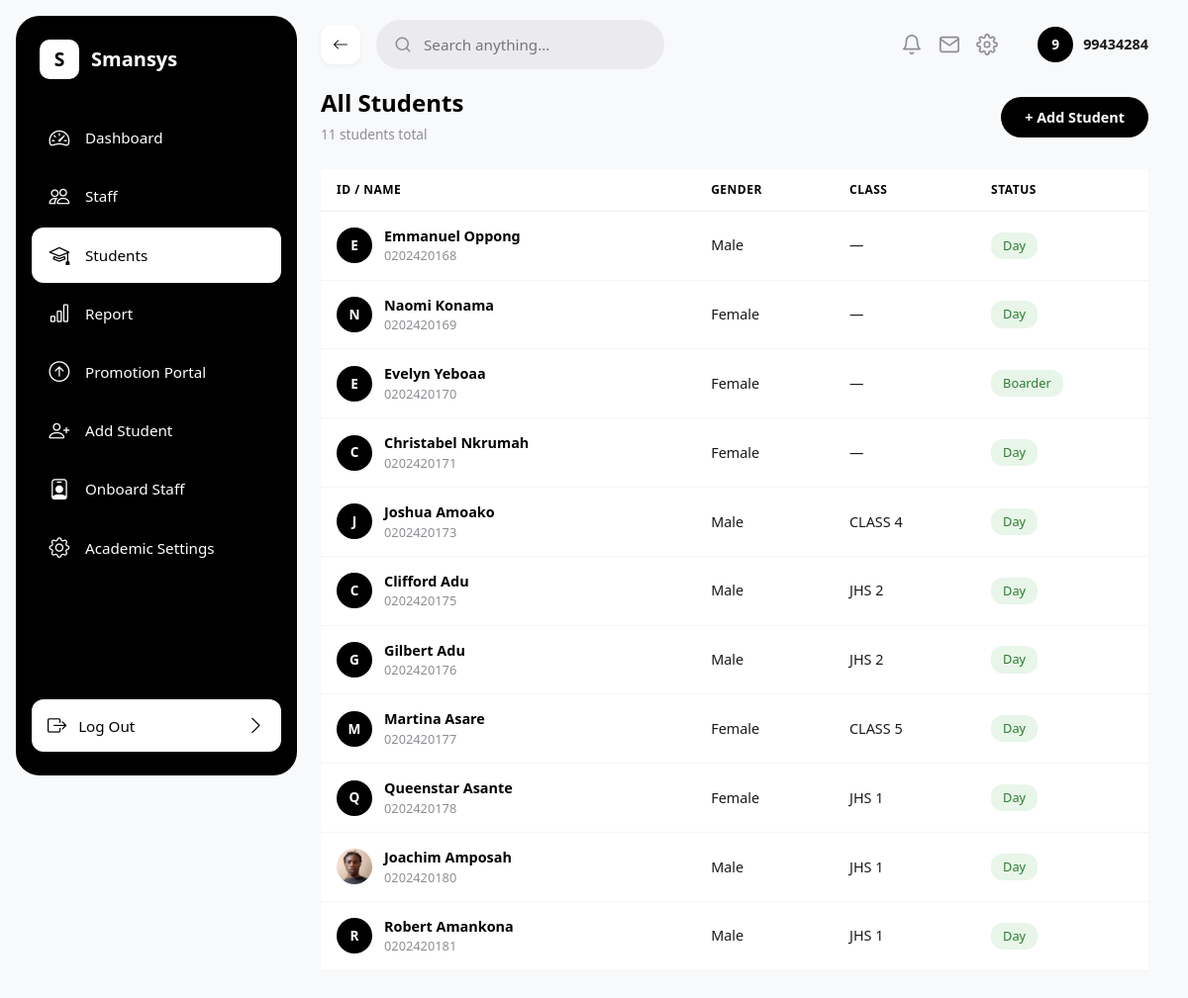
Page /students/ (signed in) on the committed database.
### sis/models.py (models this page shows, shortened)
class Student(models.Model):
    GENDER_CHOICES = [('Male', 'Male'), ('Female', 'Female')]
    STATUS_CHOICES = [('Day', 'Day'), ('Boarder', 'Boarder')]
    LIVING_WITH_CHOICES = [('Mother', 'Mother'), ('Father', 'Father'), ('Both', 'Both')]
    admission_number = models.CharField(max_length=50, unique=True)
    first_name = models.CharField(max_length=100)
    last_name = models.CharField(max_length=100)
    dob = models.DateField(verbose_name='Date of Birth')
    date_of_admission = models.DateField(default=date.today)
    gender = models.CharField(max_length=10, choices=GENDER_CHOICES)
    status = models.CharField(max_length=10, choices=STATUS_CHOICES)
    living_with = models.CharField(max_length=10, choices=LIVING_WITH_CHOICES, default='Both')
    previous_school_attended = models.CharField(max_length=255, default='N/A')
    profile_picture = models.ImageField(upload_to='students/profiles/', blank=True, null=True)
    father = models.ForeignKey(Parent, on_delete=models.SET_NULL, null=True, blank=True, related_name='father_of')
    mother = models.ForeignKey(Parent, on_delete=models.SET_NULL, null=True, blank=True, related_name='mother_of')
    @property
    def current_class(self):
        latest = self.enrollments.order_by('-date_enrolled').first()
        return latest.classroom if latest else None

class Enrollment(models.Model):
    student = models.ForeignKey('Student', on_delete=models.CASCADE, related_name='enrollments')
    classroom = models.ForeignKey('ClassRoom', on_delete=models.PROTECT, related_name='enrollments')
    term = models.CharField(max_length=20, default="Term 1")
    academic_year = models.CharField(max_length=20, default="2025/2026")
    date_enrolled = models.DateTimeField(auto_now_add=True)
    class Meta:
        unique_together = ('student', 'classroom', 'term', 'academic_year')

class ClassRoom(models.Model):
    class_name = models.CharField(max_length=50, unique=True)
    order = models.PositiveIntegerField(
        default=0,
        help_text="Used to sort classes hierarchically (e.g., Class 1 = 1, JHS 3 = 9)"
    )
    class Meta:
        ordering = ['order']
    def __str__(self):
        return self.class_name

### sis/views.py (the view)
# urls.py: path('students/', student_list_view, name='student_list'),
@login_required
def student_list_view(request):
    students = Student.objects.all()
    classrooms = ClassRoom.objects.all()
    return render(request, 'sis/student_list.html', {
        'students': students,
        'classrooms': classrooms,
    })

### sis/templates/sis/student_list.html (shortened to what this page needs)
{% extends 'sis/base.html' %}
{% load static %}
{% block content %}
<div class="d-flex justify-content-between align-items-center mb-4">
    <div>
        <h4 class="fw-bold mb-1" style="color: #000000;">All Students</h4>
        <span style="color: #8E8D93; font-size: 0.85rem;">{{ students|length }} students total</span>
    </div>
    <div>
        <a href="{% url 'student_registration' %}" style="background-color: #000000; color: #ffffff; border: none; border-radius: 25px; padding: 10px 24px; font-weight: 600; font-size: 0.9rem; text-decoration: none; display: inline-block; cursor: pointer;">+ Add Student</a>
    </div>
</div>
<div class="table-responsive">
    <table class="table table-hover align-middle" style="border-collapse: separate; border-spacing: 0;">
        <thead>
            <tr style="color: #8E8D93; font-size: 0.75rem; font-weight: 600; text-transform: uppercase; letter-spacing: 0.5px;">
                <th style="padding: 12px 16px; border-bottom: 1px solid #f0f0f0;">ID / Name</th>
                <th style="padding: 12px 16px; border-bottom: 1px solid #f0f0f0;">Gender</th>
                <th style="padding: 12px 16px; border-bottom: 1px solid #f0f0f0;">Class</th>
                <th style="padding: 12px 16px; border-bottom: 1px solid #f0f0f0;">Status</th>
            </tr>
        </thead>
        <tbody>
            {% for student in students %}
            <tr style="cursor: pointer; transition: background 0.15s;" onclick="window.location='{% url 'student_detail' student.id %}';">
                <td style="padding: 14px 16px; border-bottom: 1px solid #f5f5f5;">
                    <div style="display: flex; align-items: center; gap: 12px;">
                        {% if student.profile_picture %}
                        <img src="{{ student.profile_picture.url }}" alt="" style="width: 36px; height: 36px; border-radius: 50%; object-fit: cover;">
                        {% else %}
                        <span style="width: 36px; height: 36px; border-radius: 50%; background-color: #000000; color: #ffffff; display: flex; align-items: center; justify-content: center; font-weight: 700; font-size: 0.85rem; flex-shrink: 0;">{{ student.first_name|first|upper }}</span>
                        {% endif %}
                        <div>
                            <div style="font-weight: 600; color: #000000; font-size: 0.9rem;">{{ student.first_name }} {{ student.last_name }}</div>
                            <div style="color: #8E8D93; font-size: 0.8rem;">{{ student.admission_number }}</div>
                        </div>
                    </div>
                </td>
                <td style="padding: 14px 16px; border-bottom: 1px solid #f5f5f5; color: #1A1A1A; font-size: 0.9rem;">{{ student.gender }}</td>
                <td style="padding: 14px 16px; border-bottom: 1px solid #f5f5f5; color: #1A1A1A; font-size: 0.9rem;">{% if student.current_class %}{{ student.current_class }}{% else %}&mdash;{% endif %}</td>
                <td style="padding: 14px 16px; border-bottom: 1px solid #f5f5f5;">
                    <span style="background-color: #E8F5E9; color: #2E7D32; border-radius: 12px; padding: 4px 12px; font-weight: 500; font-size: 0.8rem; display: inline-block;">{{ student.status }}</span>
                </td>
            </tr>
            {% empty %}
            <tr>
                <td colspan="4" class="text-center py-5" style="color: #8E8D93;">No students registered yet.</td>
            </tr>
            {% endfor %}
        </tbody>
    </table>
</div>
{% endblock %}

### sis/templates/sis/base.html (shortened to what this page needs)
{% load static %}
<!DOCTYPE html>
<html lang="en">
<head>
    <link rel="stylesheet" href="{% static 'css/bootstrap.min.css' %}">
    <link rel="stylesheet" href="https://cdn.jsdelivr.net/npm/bootstrap-icons@1.11.3/font/bootstrap-icons.min.css">
</head>
<body>
{% if user.is_authenticated %}
<div class="app-layout" style="display: flex; min-height: 100vh; background-color: #F8F9FA;">
    <aside style="width: 284px; flex-shrink: 0; min-height: 100vh;">
        <div class="sidebar">
            <div>
                <div class="brand">
                    <div class="icon-box">S</div>
                    <span>Smansys</span>
                </div>
                <nav class="nav-links">
                    <a href="{% url 'dashboard' %}" class="{% if request.path == '/' or request.path == '/dashboard/' %}active{% endif %}">
                        <i class="bi bi-speedometer2"></i> Dashboard
                    </a>
                    <a href="{% url 'staff_list' %}" class="{% if request.path == '/staff/list/' %}active{% endif %}">
                        <i class="bi bi-people"></i> Staff
                    </a>
                    <a href="{% url 'student_list' %}" class="{% if request.path == '/students/' %}active{% endif %}">
                        <i class="bi bi-mortarboard"></i> Students
                    </a>
                    <a href="{% url 'reports' %}" class="{% if request.path == '/reports/' %}active{% endif %}">
                        <i class="bi bi-bar-chart"></i> Report
                    </a>
                    <a href="{% url 'promotion_portal' %}" class="{% if request.path == '/enrollment/portal/' %}active{% endif %}">
                        <i class="bi bi-arrow-up-circle"></i> Promotion Portal
                    </a>
                    <a href="{% url 'register_student' %}" class="{% if request.path == '/students/register/' %}active{% endif %}">
                        <i class="bi bi-person-plus"></i> Add Student
                    </a>
                    <a href="{% url 'register_staff' %}" class="{% if request.path == '/staff/register/' %}active{% endif %}">
                        <i class="bi bi-person-badge"></i> Onboard Staff
                    </a>
                    <a href="{% url 'academic_settings' %}" class="{% if request.path == '/settings/academic-session/' %}active{% endif %}">
                        <i class="bi bi-gear"></i> Academic Settings
                    </a>
                </nav>
            </div>
            <div class="logout-wrap">
                <a href="{% url 'logout' %}">
                    <span><i class="bi bi-box-arrow-right me-2"></i> Log Out</span>
                    <i class="bi bi-chevron-right"></i>
                </a>
            </div>
        </div>
    </aside>
    <div class="main-viewport" style="flex-grow: 1; display: flex; flex-direction: column; min-width: 0;">
        <header class="global-header" style="width: 100%; display: flex; align-items: center; justify-content: space-between; padding: 20px 40px; background-color: transparent;">
            <div class="header-left d-flex align-items-center gap-3">
                <button type="button" onclick="window.history.back();" class="back-btn" aria-label="Go back">
                    <i class="bi bi-arrow-left"></i>
                </button>
                <div class="header-search-field" style="position: relative;">
                    <svg width="18" height="18" viewBox="0 0 24 24" fill="none" stroke="#8E8D93" stroke-width="2" stroke-linecap="round" stroke-linejoin="round">
                        <circle cx="11" cy="11" r="8"/>
                        <path d="M21 21l-4.35-4.35"/>
                    </svg>
                    <input id="globalSearchInput" type="text" placeholder="Search anything..." style="flex: 1; border: none; outline: none; background: transparent; font-size: 0.95rem; color: #8E8D93; line-height: 1; min-width: 0;">
                </div>
            </div>
            <div class="header-right d-flex align-items-center" style="gap: 20px; margin-left: auto;">
                <div class="utility-group d-flex align-items-center gap-3">
                    <svg width="22" height="22" viewBox="0 0 24 24" fill="none" stroke="#8E8D93" stroke-width="1.8" stroke-linecap="round" stroke-linejoin="round" style="cursor: pointer;">
                        <path d="M18 8A6 6 0 0 0 6 8c0 7-3 9-3 9h18s-3-2-3-9"/>
                        <path d="M13.73 21a2 2 0 0 1-3.46 0"/>
                    </svg>
                    <svg width="22" height="22" viewBox="0 0 24 24" fill="none" stroke="#8E8D93" stroke-width="1.8" stroke-linecap="round" stroke-linejoin="round" style="cursor: pointer;">
                        <path d="M4 4h16c1.1 0 2 .9 2 2v12c0 1.1-.9 2-2 2H4c-1.1 0-2-.9-2-2V6c0-1.1.9-2 2-2z"/>
                        <polyline points="22,6 12,13 2,6"/>
                    </svg>
                </div>
                <div class="header-profile-pill d-flex align-items-center" style="gap: 10px; margin-left: 20px;">
                    <span style="width: 36px; height: 36px; display: flex; align-items: center; justify-content: center; border-radius: 50%; background-color: #000000; color: #ffffff; font-weight: 700; font-size: 0.85rem; line-height: 1;">
                        {{ request.user.username|first|upper }}
                    </span>
                    <span style="font-size: 0.9rem; font-weight: 600; color: #1A1A1A;">{{ request.user.username }}</span>
                </div>
            </div>
        </header>
        <main class="page-content-canvas" style="flex-grow: 1; padding: 0 40px 40px 40px;">
{% endif %}
            {% block content %}
            {% endblock %}
{% if user.is_authenticated %}
        </main>
    </div>
</div>
{% endif %}
</body>
</html>

### sis/templates/sis/base.html (style rules this page uses)
html, body { height: 100%; margin: 0; padding: 0; background-color: #f8fafc; }
.sidebar { width: 284px; min-width: 284px; height: calc(100vh - 32px); margin: 16px; background-color: #000000; border-radius: 24px; display: flex; flex-direction: column; justify-content: space-between; padding: 24px 16px; position: fixed; left: 0; top: 0; }
.sidebar .brand { display: flex; align-items: center; gap: 12px; padding: 0 8px; margin-bottom: 32px; }
.sidebar .brand .icon-box { width: 40px; height: 40px; background: #ffffff; border-radius: 10px; display: flex; align-items: center; justify-content: center; font-weight: 800; font-size: 1.2rem; color: #000000; }
.sidebar .brand span { font-size: 1.25rem; font-weight: 700; color: #ffffff; }
.sidebar .nav-links { flex: 1; display: flex; flex-direction: column; gap: 4px; }
.sidebar .nav-links a { display: flex; align-items: center; gap: 14px; padding: 12px 16px; color: #ffffff; text-decoration: none; border-radius: 12px; font-size: 0.95rem; font-weight: 400; transition: all 0.2s ease-in-out; }
.sidebar .nav-links a.active { background: #ffffff; color: #000000; font-weight: 500; }
.sidebar .nav-links a i { font-size: 1.3rem; width: 24px; text-align: center; }
.sidebar .logout-wrap { padding-top: 16px; }
.sidebar .logout-wrap a { display: flex; align-items: center; justify-content: space-between; padding: 12px 16px; background: #ffffff; color: #000000; text-decoration: none; border-radius: 12px; font-weight: 500; font-size: 0.95rem; transition: opacity 0.15s; }
.sidebar .logout-wrap a i { font-size: 1.2rem; }
.header-search-field { flex: 1; height: 50px; display: flex; align-items: center; background-color: #EBEAEF; border-radius: 25px; padding: 0 18px; gap: 10px; min-width: 0; flex-shrink: 0; }
.header-profile-pill { display: flex; align-items: center; gap: 10px; flex-shrink: 0; }
.back-btn { cursor: pointer; border: none; background: #FFFFFF; border-radius: 12px; width: 40px; height: 40px; display: flex; align-items: center; justify-content: center; box-shadow: 0px 2px 4px rgba(0,0,0,0.05); color: #1A1A1A; flex-shrink: 0; }

### rows in the picture
Student: first_name|first "E", first_name "Emmanuel", last_name "Oppong", admission_number "0202420168", gender "Male", status "Day"
Student: first_name|first "N", first_name "Naomi", last_name "Konama", admission_number "0202420169", gender "Female", status "Day"
Student: first_name|first "E", first_name "Evelyn", last_name "Yeboaa", admission_number "0202420170", gender "Female", status "Boarder"
Student: first_name|first "C", first_name "Christabel", last_name "Nkrumah", admission_number "0202420171", gender "Female", status "Day"
Student: first_name|first "J", first_name "Joshua", last_name "Amoako", admission_number "0202420173", gender "Male", current_class "CLASS 4", status "Day"
Student: first_name|first "C", first_name "Clifford", last_name "Adu", admission_number "0202420175", gender "Male", current_class "JHS 2", status "Day"
Student: first_name|first "G", first_name "Gilbert", last_name "Adu", admission_number "0202420176", gender "Male", current_class "JHS 2", status "Day"
Student: first_name|first "M", first_name "Martina", last_name "Asare", admission_number "0202420177", gender "Female", current_class "CLASS 5", status "Day"
Student: first_name|first "Q", first_name "Queenstar", last_name "Asante", admission_number "0202420178", gender "Female", current_class "JHS 1", status "Day"
Student: profile_picture (picture), first_name "Joachim", last_name "Amposah", admission_number "0202420180", gender "Male", current_class "JHS 1", status "Day"
Student: first_name|first "R", first_name "Robert", last_name "Amankona", admission_number "0202420181", gender "Male", current_class "JHS 1", status "Day"

### other values in the picture
{{ request.user.username|first|upper }} "9"
{{ request.user.username }} "99434284"
{{ students|length }} "11"
